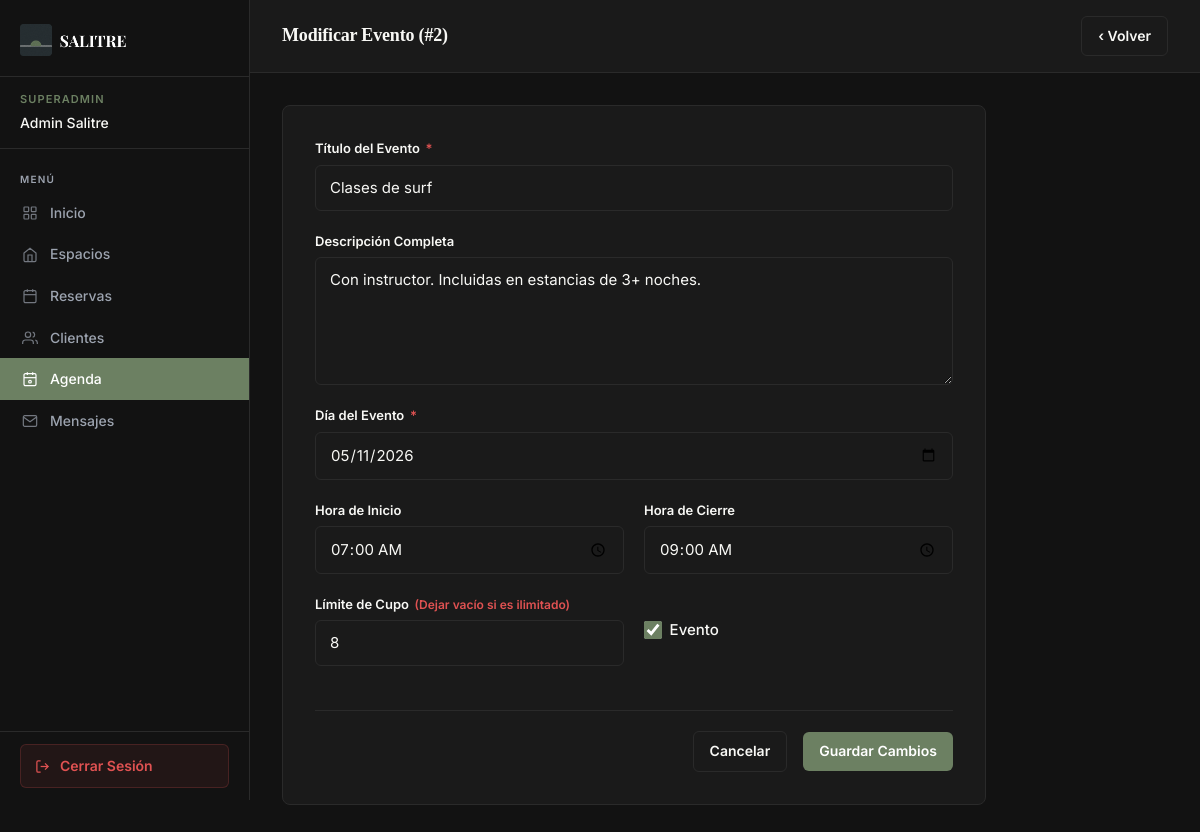
/admin/eventos/editar.php?id=2 (signed in), run on the app's committed database.
### tables this page shows
CREATE TABLE eventos (
  id           INT AUTO_INCREMENT PRIMARY KEY,
  titulo       VARCHAR(150) NOT NULL,
  descripcion  TEXT,
  fecha_evento DATE NOT NULL,
  hora_inicio  TIME NULL,
  hora_fin     TIME NULL,
  cupo         SMALLINT UNSIGNED NULL,
  activo       TINYINT(1) NOT NULL DEFAULT 1,
  creado_en    TIMESTAMP DEFAULT CURRENT_TIMESTAMP,
  KEY idx_fecha (fecha_evento)
);

### admin/eventos/editar.php (called while the page is built, shortened)
<?php
$id = filter_var($_GET["id"] ?? 0, FILTER_VALIDATE_INT);
try {
    $pdo = conectarDB();
    $stmt = $pdo->prepare("SELECT * FROM eventos WHERE id = ?");
    $stmt->execute([$id]);
    $evento = $stmt->fetch(PDO::FETCH_ASSOC);
} catch (PDOException $e) {
    error_log("Error cargando evento: " . $e->getMessage());
    header("Location: listar.php");
    exit;
}
require __DIR__ . '/editar.view.php';

### admin/eventos/editar.view.php (the view, shortened to what this page needs)
<?php require_once dirname(__DIR__) . "/includes/header.php"; ?>
<?php require_once dirname(__DIR__) . "/includes/sidebar.php"; ?>
<main class="main-content">
    <div class="topbar">
        <h1 class="topbar__title">Modificar Evento (#<?= $id ?>)</h1>
        <span class="topbar__meta"><a href="listar.php" class="btn btn--ghost">‹ Volver</a></span>
    </div>
    <div class="content-area">
        <div class="form-card">
            <form method="POST" action="editar.php?id=<?= $id ?>" class="form-grid">
                <div class="form-group form-group--full">
                    <label for="titulo" class="form-label">Título del Evento <span>*</span></label>
                    <input type="text" id="titulo" name="titulo" class="form-input" required value="<?= htmlspecialchars($_POST['titulo'] ?? $evento["titulo"], ENT_QUOTES, 'UTF-8') ?>">
                </div>
                <div class="form-group form-group--full">
                    <label for="descripcion" class="form-label">Descripción Completa</label>
                    <textarea id="descripcion" name="descripcion" class="form-textarea"><?= htmlspecialchars($_POST['descripcion'] ?? $evento["descripcion"], ENT_QUOTES, 'UTF-8') ?></textarea>
                </div>
                <div class="form-group form-group--full">
                    <label for="fecha_evento" class="form-label">Día del Evento <span>*</span></label>
                    <input type="date" id="fecha_evento" name="fecha_evento" class="form-input" required value="<?= htmlspecialchars($_POST['fecha_evento'] ?? $evento["fecha_evento"], ENT_QUOTES, 'UTF-8') ?>">
                </div>
                <div class="form-group">
                    <label for="hora_inicio" class="form-label">Hora de Inicio</label>
                    <input type="time" id="hora_inicio" name="hora_inicio" class="form-input" value="<?= htmlspecialchars($_POST['hora_inicio'] ?? $evento["hora_inicio"], ENT_QUOTES, 'UTF-8') ?>">
                </div>
                <div class="form-group">
                    <label for="hora_fin" class="form-label">Hora de Cierre</label>
                    <input type="time" id="hora_fin" name="hora_fin" class="form-input" value="<?= htmlspecialchars($_POST['hora_fin'] ?? $evento["hora_fin"], ENT_QUOTES, 'UTF-8') ?>">
                </div>
                <div class="form-group">
                    <label for="cupo" class="form-label">Límite de Cupo <span class="form-hint">(Dejar vacío si es ilimitado)</span></label>
                    <input type="number" id="cupo" name="cupo" min="1" class="form-input" value="<?= htmlspecialchars((string)($_POST['cupo'] ?? $evento["cupo"]), ENT_QUOTES, 'UTF-8') ?>">
                </div>
                <div class="form-group" style="justify-content: center;">
                    <label class="form-check">
                        <?php $isActivo = isset($_POST['titulo']) ? isset($_POST['activo']) : (bool)$evento['activo']; ?>
                        <input type="checkbox" name="activo" id="activo" <?= $isActivo ? 'checked' : '' ?>>
                        Evento
                    </label>
                </div>
                <div class="form-actions form-group--full" style="justify-content: flex-end;">
                    <a href="listar.php" class="btn btn--ghost">Cancelar</a>
                    <button type="submit" class="btn btn--primary">Guardar Cambios</button>
                </div>
            </form>
        </div>
    </div>
</main>
<?php require_once dirname(__DIR__) . "/includes/footer.php"; ?>

### assets/css/shared/variables.css (style rules this page uses)
:root { --color-bg: #F8F8F5; --color-text: #2c3539; --color-accent: #6C8062; --color-accent-dark: #4A5C42; --color-accent-light: #8FA886; --color-surface: #FFFFFF; --color-mid: #E4E9E4; --color-border: #D0D8D0; --color-text-muted: #6B7280; --color-text-light: #9CA3AF; --color-success: #4A7C59; --color-error: #C0392B; --color-danger: #C0392B; --color-warning: #D97706; --color-info: #2563EB; --font-display: "Playfair Display", Georgia, serif; --font-body: "Inter", system-ui, sans-serif; --text-xs: 0.75rem; --text-sm: 0.875rem; --text-base: 1rem; --text-lg: 1.125rem; --text-xl: 1.25rem; --text-2xl: 1.5rem; --text-3xl: 1.875rem; --text-4xl: 2.25rem; --text-5xl: 3rem; --space-1: 0.25rem; --space-2: 0.5rem; --space-3: 0.75rem; --space-4: 1rem; --space-5: 1.25rem; --space-6: 1.5rem; --space-8: 2rem; --space-10: 2.5rem; --space-12: 3rem; --space-16: 4rem; --space-20: 5rem; --space-24: 6rem; --radius-sm: 0.25rem; --radius-md: 0.5rem; --radius-lg: 1rem; --radius-xl: 1.5rem; --radius-full: 9999px; --shadow-sm: 0 1px 3px rgba(44, 53, 57, 0.08), 0 1px 2px rgba(44, 53, 57, 0.04); --shadow-md: 0 4px 6px rgba(44, 53, 57, 0.07), 0 2px 4px rgba(44, 53, 57, 0.05); --shadow-lg: 0 10px 20px rgba(44, 53, 57, 0.10), 0 4px 8px rgba(44, 53, 57, 0.06); --shadow-xl: 0 20px 40px rgba(44, 53, 57, 0.12), 0 8px 16px rgba(44, 53, 57, 0.08); --transition: all 0.2s ease; --transition-slow: all 0.4s ease; --navbar-height: 72px; }

### assets/css/admin/crud.css (style rules this page uses)
.btn { display: inline-flex; align-items: center; gap: 0.375rem; padding: 0.5rem 1rem; font-size: 0.875rem; font-weight: 600; border: none; border-radius: 0.375rem; cursor: pointer; text-decoration: none; transition: opacity 120ms ease, transform 120ms ease; white-space: nowrap; }
.btn--primary { background: var(--adm-accent); color: #fff; }
.btn--ghost { background: transparent; color: var(--adm-text); border: 1px solid var(--adm-border); }
.form-card { background: var(--adm-surface); border: 1px solid var(--adm-border); border-radius: 0.5rem; padding: 2rem; max-width: 44rem; }
.form-grid { display: grid; grid-template-columns: 1fr 1fr; gap: 1.25rem; }
.form-grid .form-group--full { grid-column: 1 / -1; }
.form-group { display: flex; flex-direction: column; gap: 0.35rem; }
.form-label { font-size: 0.8125rem; font-weight: 600; color: var(--adm-text); }
.form-label span { color: var(--adm-danger); margin-left: 0.15rem; }
.form-input, .form-select, .form-textarea { font-family: inherit; font-size: 0.9375rem; color: var(--adm-text); background: var(--adm-surface); border: 1px solid var(--adm-border); border-radius: 0.375rem; padding: 0.625rem 0.875rem; width: 100%; transition: border-color 150ms ease, box-shadow 150ms ease; }
.form-textarea { resize: vertical; min-height: 8rem; }
.form-hint { font-size: 0.75rem; color: var(--adm-muted); margin-top: 0.1rem; }
.form-check { display: flex; align-items: center; gap: 0.5rem; cursor: pointer; font-size: 0.9375rem; color: var(--adm-text); font-weight: 500; }
.form-check input[type="checkbox"] { width: 1.1rem; height: 1.1rem; accent-color: var(--adm-accent); cursor: pointer; }
.form-actions { display: flex; align-items: center; gap: 1rem; margin-top: 1.5rem; padding-top: 1.25rem; border-top: 1px solid var(--adm-border); }

### assets/css/admin/dashboard.css (style rules this page uses)
html, body { height: 100%; }
body.admin-body { font-family: var(--font); font-size: 0.9375rem; color: var(--adm-content-text); background: var(--adm-content-bg); display: grid; grid-template-columns: var(--sidebar-w) 1fr; grid-template-rows: 1fr; min-height: 100vh; }
.sidebar__nav-item a.active svg { filter: brightness(0) invert(1); }
.sidebar__nav-item a svg, .sidebar__nav-item button svg { flex-shrink: 0; opacity: 0.7; }
.sidebar__nav-item a:hover svg, .sidebar__nav-item a.active svg { opacity: 1; }
.main-content { grid-column: 2; grid-row: 1; background: var(--adm-content-bg); min-height: 100vh; display: flex; flex-direction: column; }
.topbar { display: flex; align-items: center; justify-content: space-between; padding: 1rem 2rem; background: var(--adm-surface); border-bottom: 1px solid var(--adm-border); position: sticky; top: 0; z-index: 10; }
.topbar__title { font-size: 1.125rem; font-weight: 700; color: var(--adm-text); letter-spacing: -0.01em; }
.topbar__meta { font-size: 0.8125rem; color: var(--adm-muted); }
.content-area { padding: 2rem; flex: 1; }

### data on the page
eventos: titulo "Clases de surf", descripcion "Con instructor. Incluidas en estancias de 3+ noches.", fecha_evento "05/11/2026", hora_inicio "07:00:00", hora_fin "09:00:00", cupo "8", activo "☑"

### other printed values
$staff_rol "SUPERADMIN"
$staff_nombre "Admin Salitre"
$item['label'] "Inicio"
$item['label'] "Espacios"
$item['label'] "Reservas"
$item['label'] "Clientes"
$item['label'] "Agenda"
$item['label'] "Mensajes"
$id "2"
